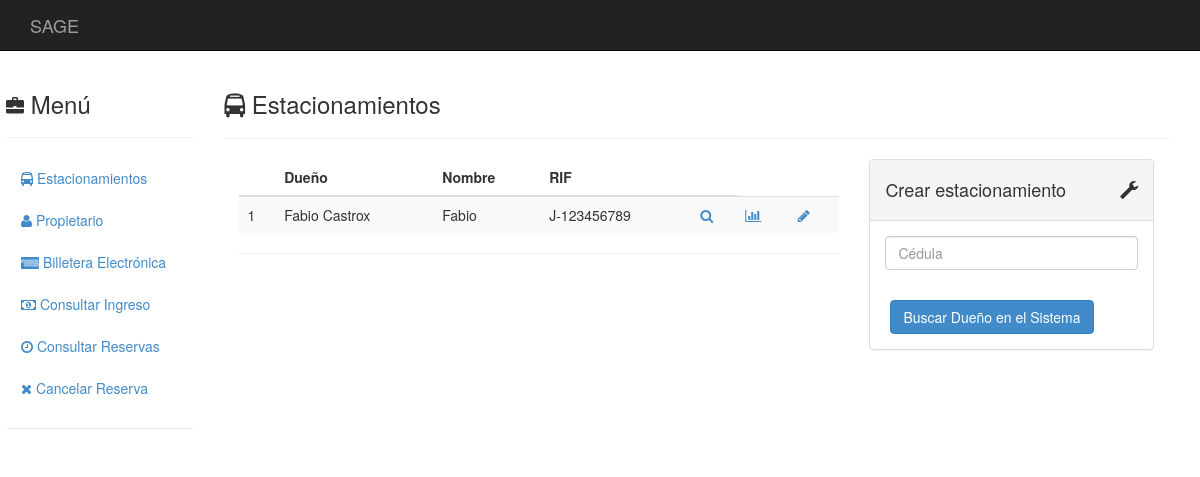
/estacionamientos/, run on the app's committed database.
### estacionamientos/models.py (models this page shows, shortened)
class Estacionamiento(models.Model):
	propietario = models.ForeignKey(Propietario)
	nombre      = models.CharField(max_length = 50)
	direccion   = models.TextField(max_length = 120)
	telefono1   = models.CharField(blank = True, null = True, max_length = 30)
	telefono2   = models.CharField(blank = True, null = True, max_length = 30)
	telefono3   = models.CharField(blank = True, null = True, max_length = 30)
	email1      = models.EmailField(blank = True, null = True)
	email2      = models.EmailField(blank = True, null = True)
	rif         = models.CharField(max_length = 12)
	content_type = models.ForeignKey(ContentType, null = True)
	object_id    = models.PositiveIntegerField(null = True)
	tarifa       = GenericForeignKey()
	apertura     = models.TimeField(blank = True, null = True)
	cierre       = models.TimeField(blank = True, null = True)
	capacidad    = models.IntegerField(blank = True, null = True)

class Propietario(models.Model):
	nombre       = models.CharField(max_length = 50, null = False)
	apellido     = models.CharField(max_length = 50, blank = True, null = True)
	cedula       = models.CharField(max_length = 10, null = False)
	telefono     = models.CharField(blank = True, null = True, max_length = 30)
	email        = models.EmailField(blank = True, null = True)

### estacionamientos/views.py (the view, shortened to what this page needs)
def estacionamientos_all(request):
    estacionamientos = Estacionamiento.objects.all()
    espacio = " "
    form = CedulaForm()
    return render(
    request,
        'catalogo-estacionamientos.html',
        { 'form': form
        , 'estacionamientos': estacionamientos
        , 'espacio' : espacio
        }
    )

### estacionamientos/forms.py
class CedulaForm(forms.Form):
    id_validator = RegexValidator(
        regex   = '^[VE]-[0-9]+$',
        message = 'La cédula debe estar en formato V/E-NumCedula'
    )
    cedula = forms.CharField(
        required   = True,
        label      = "Cédula",
        validators = [id_validator],
        widget = forms.TextInput(attrs =
            { 'class'       : 'form-control'
            , 'placeholder' : 'Cédula'
            , 'pattern'     : id_validator.regex.pattern
            , 'message'     : id_validator.message
            }
        )
    )

### templates/catalogo-estacionamientos.html (shortened to what this page needs)
{% extends "base.html" %}
{% block innerContents%}
  <div class="col-sm-10">
    <h3><i class="fa fa-bus"></i>
      Estacionamientos
    </h3>
    <hr>
    <div class="col-md-8">
      <table class="table table-striped">
        {% if estacionamientos %}
        <thead>
          <tr>
            <th></th>
            <th>Dueño</th>
            <th>Nombre</th>
            <th>RIF</th>
            <th></th>
          </tr>
        </thead>
        <tbody>
          {% for obj in estacionamientos %}
            <tr>
              <td>{{forloop.counter}}</td>
              <td>{{obj.propietario.nombre}}{{espacio}}{{obj.propietario.apellido}}</td>
              <td>{{obj.nombre}}</td>
              <td>{{obj.rif}}</td>
              <td><a href="./{{obj.id}}">
                  <i class="fa fa-search"></i>
              </a></td>
              <td><a href="./{{obj.id}}/tasa">
                  <i class="fa fa-bar-chart"></i>
              </a></td>
              <td><a href="./{{obj.id}}/editar_dueno">
                  <i class="fa fa-pencil fa-fw"></i>
              </a></td>
            </tr>
          {% endfor %}
        </tbody>
        {% else %}
          <h3>No hay estacionamientos</h3>
        {% endif %}
      </table>
      <hr>
    </div>
    <div class="col-md-4">
      <div class="panel panel-default">
        <div class="panel-heading">
          <div class="panel-title">
            <i class="glyphicon glyphicon-wrench pull-right"></i>
            <h4>
              Crear estacionamiento
            </h4>
          </div>
        </div>
        <div class="panel-body">
          <form action="" method="post" class="form form-vertical">
              {% for field in form %}
              {{ field }}
                    <p>
              {% endfor %}
            <div class="control-group">
              <div class="controls">
                <button type="submit" class="btn btn-primary">
                  Buscar Dueño en el Sistema
                </button>
              </div>
            </div>
          </form>
        </div>
      </div>
    </div>
  </div>
{% endblock %}

### static/css/base.css (style rules this page uses)
body { background-image: url("./images.jpg"); background-repeat:no-repeat; background-position: bottom left; background-attachment: fixed; }
i { font-size:18px; }
.control-group { margin: 0 5px; }

### data on the page
Estacionamiento: propietario.nombre "Fabio", propietario.apellido "Castrox", nombre "Fabio", rif "J-123456789"
